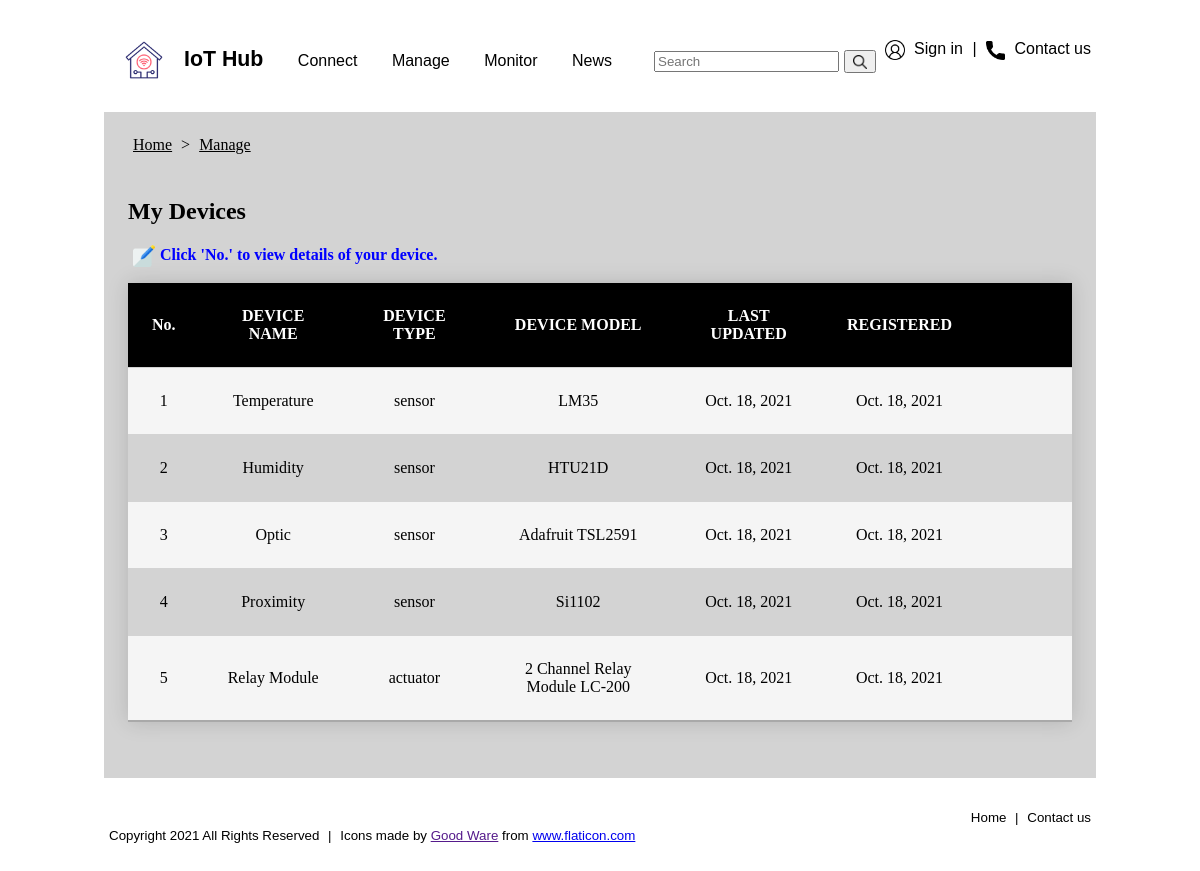
The page /CNIT581-048-project3/list/ on the database its author committed.
### hubapp/models.py (models this page shows, shortened)
class Devices(models.Model):
    device_name = models.CharField(max_length=20, default="")
    type_choices = (
        ('sensor', 'sensor'),
        ('actuator', 'actuator'),
    )
    device_type = models.CharField(max_length=10, choices=type_choices)
    device_model = models.CharField(max_length=30, default="")
    last_updated = models.DateField(auto_now=True)
    registered = models.DateField(auto_now_add=True)

### hubapp/views.py (the view)
# urls.py: path('list/', views.list, name='list'),
def list(request):
    registered_devices = Devices.objects.all()
    return render(request, 'hubapp/list.html', {'registered_devices': registered_devices})

### hubapp/templates/hubapp/list.html
{% extends "hubapp/base.html" %}
{% block header %}
    <a href="{% url 'index' %}">Home</a> >
    <a href="{% url 'list' %}">Manage</a>
{% endblock header %}
{% block title %}
    <h2>
        My Devices
    </h2>
{% endblock title %}
{% block content %}
    {% load static %}
    <p class="editing"><img src="{% static 'hubapp/img/editing.png' %}" alt="this should be a picture..." style="width: 22px; height: auto; vertical-align:middle;">Click 'No.' to view details of your device.
    </p>
     <table class="devices-list">
         <thead>
            <tr>
                <th>No.</th>
                <th>DEVICE NAME</th>
                <th>DEVICE TYPE</th>
                <th>DEVICE MODEL</th>
                <th>LAST UPDATED</th>
                <th>REGISTERED</th>
                <th></th>
                <th></th>
            </tr>
        </thead>
         <tbody>
        {% for item in registered_devices %}
             <tr>
                 <td>
                     {% if user.is_active  %}
                        <a href="{% url 'detail' id=item.id %}">{{ item.id }}</a>
                     {% else %}
                        {{ item.id }}
                     {% endif %}
                </td>
                 <td>{{ item.device_name }}</td>
                 <td>{{ item.device_type }}</td>
                 <td>{{ item.device_model }}</td>
                 <td>{{ item.last_updated }}</td>
                 <td>{{ item.registered }}</td>
                 {% if user.is_active  %}
                    {% if request.user.is_staff %}
                        <td><button onclick="location.href='{% url 'edit' id=item.id %}'">Edit</button></td>
                    {% else %}
                        <td><button onclick="location.href='{% url 'permission' %}'">Edit</button></td>
                    {% endif %}
                {% else %}
                    <td><span class="hidden"><button onclick="location.href='{% url 'edit' id=item.id %}'">Edit</button></span></td>
                {% endif %}
                 {% if user.is_active  %}
                    {% if request.user.is_staff %}
                        <td><button onclick="location.href='{% url 'delete' id=item.id %}'">Delete</button></td>
                    {% else %}
                        <td><button onclick="location.href='{% url 'permission' %}'">Delete</button></td>
                    {% endif %}
                {% else %}
                    <td><span class="hidden"><button onclick="location.href='{% url 'delete' id=item.id %}'">Delete</button></span></td>
                {% endif %}
             </tr>
        {% endfor %}
         </tbody>
    </table>
{% endblock content %}

### hubapp/templates/hubapp/base.html (shortened to what this page needs)
<!DOCTYPE html>
<html lang="en">
<head>
    {% load static %}
    <link rel="stylesheet" type="text/css" href="{% static 'hubapp/style.css' %}">
</head>
<body>
    <div id="header">
        <div id="nav-left">
            <a href="{% url 'index' %}" class="selected"><img src="{% static 'hubapp/img/smarthome.png' %}" alt="this should be a picture..." style="width: 40px; height: auto; vertical-align:middle; margin-right:20px;">IoT Hub</a>
            <a href="{% url 'add' %}" class="tab">Connect</a>
            <a href="{% url 'list' %}" class="tab">Manage</a>
            <a href="{% url 'monitor' %}" class="tab">Monitor</a>
            <a href="{% url 'news' %}" class="tab">News</a>
        </div>
        <div id="nav-search">
            <form class="search-form" action="{% url 'search' %}" method="GET">
                <input id="search" type="text" placeholder="Search" name="q">
                <button type="submit" id="search-button"><img src="{% static 'hubapp/img/search.png' %}" alt="Submit" style="width: 14px; height: auto; vertical-align:middle;"></button>
            </form>
        </div>
        <div id="nav-right">
          <img src="{% static 'hubapp/img/user.png' %}" alt="this should be a picture..." style="width: 20px; height: auto; vertical-align:middle;">
          {% if user.is_authenticated  %}
                <a href="{% url 'signout' %}">Sign out</a> |
            {% else %}
                <a href="{% url 'signin' %}">Sign in</a> |
            {% endif %}
          <img src="{% static 'hubapp/img/call.png' %}" alt="this should be a picture..." style="width: 19px; height: auto; vertical-align:middle;">
          <a href="{% url 'contactus' %}">Contact us</a>
        </div>
      </div>
      <div id="content">
        <div class="top-row">
          <div id="title-container">
            {% block header %}
              {% endblock header %}
          </div>
          <div id="main-container">
              <div>
                {% block title %}
                {% endblock title %}
              </div>
              <div>
                {% block content %}
                {% endblock content %}
              </div>
          </div>
        </div>
      </div>
      <div id="footer">
        <div id="footer-menu">
          <a href="{% url 'index' %}" class="selected">Home</a> |
          <a href="{% url 'contactus' %}">Contact us</a>
        </div>
        <span><p>Copyright 2021 All Rights Reserved</p></span> |
        <span>Icons made by <a href="" title="Good Ware">Good Ware</a> from <a href="https://www.flaticon.com/" title="Flaticon">www.flaticon.com</a></span>
      </div>
</body>
</html>

### hubapp/static/hubapp/style.css (style rules this page uses)
* { box-sizing: border-box; }
body { padding: 2vh 4vw 2vh 4vw; }
#header { padding: 2vh 4vw 2vh 4vw; font-family: Helvetica, sans-serif; }
#header > div { display: inline-block; }
#nav-left { min-width: 55%; }
#nav-left > a { padding: 10px; text-decoration: none; color: black; margin: 5px; }
#nav-left > a.selected { font-size: 16pt; font-weight: bold; }
#nav-right { float: right; min-width: 10%; }
#nav-right > a { text-decoration: none; margin-right: 5px; color: black; }
img { margin-left: 5px; margin-right: 5px; }
#search { min-width: 15%; }
#content { padding: 2vh 4vw 2vh 4vw; clear: left; overflow: auto; }
.top-row { background-color: lightgray; }
#title-container { padding: 3vh 2vw 1vh 2vw; }
#title-container > a { margin: 5px; color: black; }
#main-container { padding: 2vh 2vw 7vh 2vw; }
button { cursor:pointer; padding: 10px; }
.devices-list { min-width: 50%; border-collapse: collapse; box-shadow: 0 0 20px rgba(0, 0, 0, 0.15); text-align: center; }
.devices-list thead tr { background-color: black; color: white; }
.devices-list th, td { padding: 3vh; }
.devices-list thead tr, tbody tr { border-bottom: 1px solid lightgray; }
.devices-list tbody tr:nth-of-type(odd) { background-color: #F5F5F5; }
.devices-list tbody tr:last-of-type { border-bottom: 2px solid darkgray; }
.editing { color: blue; font-weight: bold; }
#search-button { padding:2px; }
#footer { padding: 2vh 4vw 2vh 4vw; font-family: Helvetica, sans-serif; font-size: 10pt; }
#footer > span { display: inline-block; margin: 5px; }
#footer-menu { float: right; }
#footer-menu > a { margin: 5px; text-decoration: none; color: black; }

### rows shown on the page
Devices: id "1", device_name "Temperature", device_type "sensor", device_model "LM35", last_updated "Oct. 18, 2021", registered "Oct. 18, 2021"
Devices: id "2", device_name "Humidity", device_type "sensor", device_model "HTU21D", last_updated "Oct. 18, 2021", registered "Oct. 18, 2021"
Devices: id "3", device_name "Optic", device_type "sensor", device_model "Adafruit TSL2591", last_updated "Oct. 18, 2021", registered "Oct. 18, 2021"
Devices: id "4", device_name "Proximity", device_type "sensor", device_model "Si1102", last_updated "Oct. 18, 2021", registered "Oct. 18, 2021"
Devices: id "5", device_name "Relay Module", device_type "actuator", device_model "2 Channel Relay Module LC-200", last_updated "Oct. 18, 2021", registered "Oct. 18, 2021"
